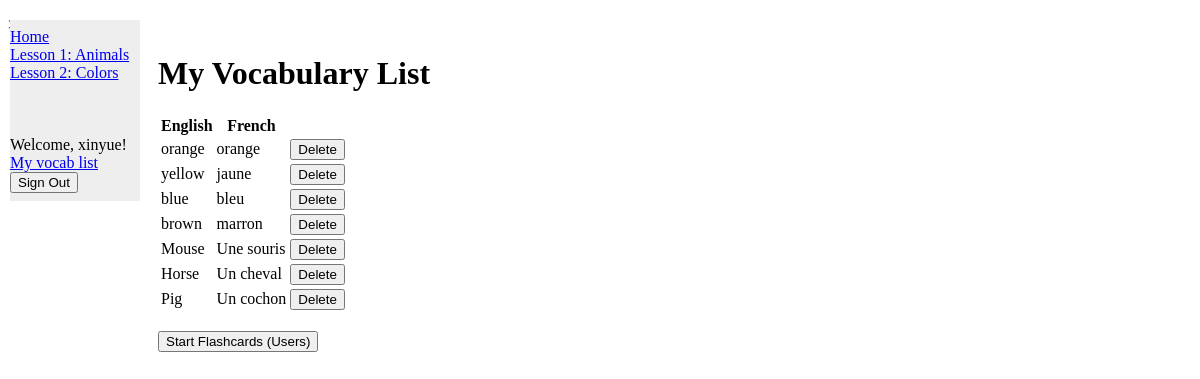
Page /my_vocab_list/ (signed in) on the committed database.
### vocab/models.py (models this page shows, shortened)
class Colors(models.Model):
    english_word = models.CharField(max_length=100)
    french_translation = models.CharField(max_length=100)

class Animals(models.Model):
    english_word = models.CharField(max_length=100)
    french_translation = models.CharField(max_length=100)

### vocab/views.py (the view)
# urls.py: path('my_vocab_list/', views.my_vocab_list, name='my_vocab_list'),
def my_vocab_list(request):
    user_vocabulary = UserVocabulary.objects.get(user=request.user)
    user_vocabulary_words = get_user_vocabulary_words(request.user)
    return render(request, 'my_vocab_list.html', {'user_vocabulary_words': user_vocabulary_words,
                                                  'animals':user_vocabulary.animals.all(),
                                                  'colors':user_vocabulary.colors.all()
                                                  })

### vocab/views.py (called while the page is built)
def get_user_vocabulary_words(user):
    if user.is_authenticated:
        user_vocabulary, created = UserVocabulary.objects.get_or_create(user=user)
        return list(user_vocabulary.colors.all()) + list(user_vocabulary.animals.all())
    else:
        return []

### vocab/templates/my_vocab_list.html (shortened to what this page needs)
{% extends "base.html" %}
{% block content %}
    <h1>My Vocabulary List</h1>
    <table>
        <tr>
            <th>English</th>
            <th>French</th>
            <th></th>
        </tr>
        {% for item in user_vocabulary_words %}
            <tr>
                <td>{{ item.english_word }}</td>
                <td>{{ item.french_translation }}</td>
                <td>
                    {% if user.is_authenticated %}
                        <form method="post" action="{% if item in animals %}{% url 'delete_from_vocab' model_name='animals' word_id=item.id %}
                                                    {% elif item in colors %}{% url 'delete_from_vocab' model_name='colors' word_id=item.id %}
                                                    {% endif %}">
                            <button type="submit">Delete</button>
                        </form>
                    {% endif %}
                </td>
            </tr>
        {% empty %}
            <tr>
                <td colspan="3">Your vocabulary list is empty.</td>
            </tr>
        {% endfor %}
    </table><br/>
        <form method="post" action="{% url 'flashcard' model_name='user' %}">
            <button type="submit">Start Flashcards (Users)</button>
        </form>
{% endblock %}

### vocab/templates/base.html (shortened to what this page needs)
<!DOCTYPE html>
<html>
    <head>
    </head>
    <body>
    {% block sidebar %}
        <ul>
            <div class="sidenav">
                <li><a href="{% url 'index' %}">Home</a></li>
                <li><a href="{% url 'animals' %}">Lesson 1: Animals</a></li>
                <li><a href="{% url 'colors' %}">Lesson 2: Colors</a></li>
                <br/><br/><br/>
                    {% if user.is_authenticated %}
                        Welcome, {{ user.username }}!
                        <li><a href="{% url 'my_vocab_list' %}">My vocab list</a></li>
                        <form action="{% url 'logout' %}" method="post">
                            <input type="submit" value="Sign Out">
                        </form>
                    {% endif %}
                </div>
              </ul>>
              {% endblock %}
            <div class="main">
                {% block content %}{% endblock %}
            </div>
    </body>
</html>

### vocab/templates/base.html (style rules this page uses)
.sidenav { width: 130px; position: fixed; z-index: 1; top: 20px; left: 10px; background: #eee; overflow-x: hidden; padding: 8px 0; }
.main { margin-left: 140px; padding: 0px 10px; }

### rows in the picture
Colors: english_word "orange", french_translation "orange"
Colors: english_word "yellow", french_translation "jaune"
Colors: english_word "blue", french_translation "bleu"
Colors: english_word "brown", french_translation "marron"
Animals: english_word "Mouse", french_translation "Une souris"
Animals: english_word "Horse", french_translation "Un cheval"
Animals: english_word "Pig", french_translation "Un cochon"

### other values in the picture
{{ user.username }} "xinyue"
